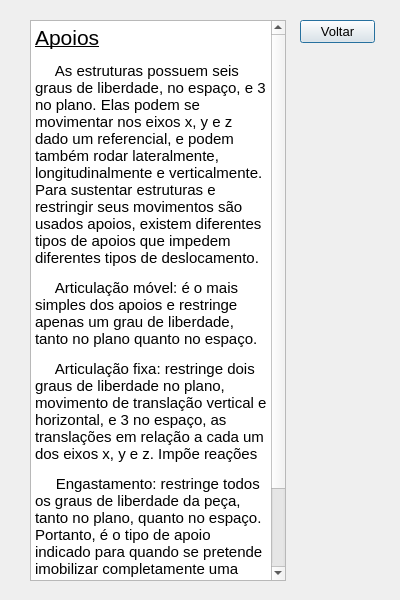
<?xml version="1.0" encoding="UTF-8"?>
<ui version="4.0">
 <class>Dialog</class>
 <widget class="QDialog" name="Dialog">
  <property name="geometry">
   <rect>
    <x>0</x>
    <y>0</y>
    <width>400</width>
    <height>600</height>
   </rect>
  </property>
  <property name="windowTitle">
   <string>Apoios</string>
  </property>
  <widget class="QTextBrowser" name="textBrowser">
   <property name="geometry">
    <rect>
     <x>30</x>
     <y>20</y>
     <width>256</width>
     <height>561</height>
    </rect>
   </property>
   <property name="html">
    <string>&lt;!DOCTYPE HTML PUBLIC &quot;-//W3C//DTD HTML 4.0//EN&quot; &quot;http://www.w3.org/TR/REC-html40/strict.dtd&quot;&gt;
&lt;html&gt;&lt;head&gt;&lt;meta name=&quot;qrichtext&quot; content=&quot;1&quot; /&gt;&lt;style type=&quot;text/css&quot;&gt;
p, li { white-space: pre-wrap; }
&lt;/style&gt;&lt;/head&gt;&lt;body style=&quot; font-family:'MS Shell Dlg 2'; font-size:8.25pt; font-weight:400; font-style:normal;&quot;&gt;
&lt;p style=&quot; margin-top:12px; margin-bottom:12px; margin-left:0px; margin-right:0px; -qt-block-indent:0; text-indent:0px;&quot;&gt;&lt;span style=&quot; font-size:16pt; text-decoration: underline;&quot;&gt;Apoios&lt;/span&gt;&lt;/p&gt;
&lt;p style=&quot; margin-top:12px; margin-bottom:12px; margin-left:0px; margin-right:0px; -qt-block-indent:0; text-indent:0px;&quot;&gt;&lt;span style=&quot; font-family:'Arial'; font-size:11pt; color:#000000; background-color:transparent;&quot;&gt;     As estruturas possuem seis graus de liberdade, no espaço, e 3 no plano. Elas podem se movimentar nos eixos x, y e z dado um referencial, e podem também rodar lateralmente, longitudinalmente e verticalmente. Para sustentar estruturas e restringir seus movimentos são usados apoios, existem diferentes tipos de apoios que impedem diferentes tipos de deslocamento.&lt;/span&gt;&lt;/p&gt;
&lt;p style=&quot; margin-top:12px; margin-bottom:12px; margin-left:0px; margin-right:0px; -qt-block-indent:0; text-indent:0px;&quot;&gt;&lt;span style=&quot; font-family:'Arial'; font-size:11pt; color:#000000; background-color:transparent;&quot;&gt;     Articulação móvel: é o mais simples dos apoios e restringe apenas um grau de liberdade, tanto no plano quanto no espaço. &lt;/span&gt;&lt;/p&gt;
&lt;p align=&quot;center&quot; style=&quot; margin-top:12px; margin-bottom:12px; margin-left:0px; margin-right:0px; -qt-block-indent:0; text-indent:0px;&quot;&gt;&lt;img src=&quot;:/images/articulaçãoMovel.png&quot; /&gt;&lt;/p&gt;
&lt;p style=&quot; margin-top:12px; margin-bottom:12px; margin-left:0px; margin-right:0px; -qt-block-indent:0; text-indent:0px;&quot;&gt;&lt;span style=&quot; font-family:'Arial'; font-size:11pt; color:#000000; background-color:transparent;&quot;&gt;     Articulação fixa: restringe dois graus de liberdade no plano, movimento de translação vertical e horizontal, e 3 no espaço, as translações em relação a cada um dos eixos x, y e z. Impõe reações &lt;/span&gt;&lt;/p&gt;
&lt;p align=&quot;center&quot; style=&quot; margin-top:12px; margin-bottom:12px; margin-left:0px; margin-right:0px; -qt-block-indent:0; text-indent:0px;&quot;&gt;&lt;img src=&quot;:/images/articulaçãofixa.png&quot; /&gt;&lt;/p&gt;
&lt;p style=&quot; margin-top:12px; margin-bottom:12px; margin-left:0px; margin-right:0px; -qt-block-indent:0; text-indent:0px;&quot;&gt;&lt;span style=&quot; font-family:'Arial'; font-size:11pt; color:#000000; background-color:transparent;&quot;&gt;     Engastamento: restringe todos os graus de liberdade da peça, tanto no plano, quanto no espaço. Portanto, é o tipo de apoio indicado para quando se pretende imobilizar completamente uma peça&lt;/span&gt;&lt;/p&gt;
&lt;p align=&quot;center&quot; style=&quot; margin-top:12px; margin-bottom:12px; margin-left:0px; margin-right:0px; -qt-block-indent:0; text-indent:0px;&quot;&gt;&lt;img src=&quot;:/images/engastamento.png&quot; /&gt;&lt;/p&gt;
&lt;p style=&quot; margin-top:12px; margin-bottom:12px; margin-left:0px; margin-right:0px; -qt-block-indent:0; text-indent:0px;&quot;&gt;&lt;br /&gt;&lt;/p&gt;
&lt;p style=&quot; margin-top:12px; margin-bottom:12px; margin-left:0px; margin-right:0px; -qt-block-indent:0; text-indent:0px;&quot;&gt;&lt;br /&gt;&lt;/p&gt;&lt;/body&gt;&lt;/html&gt;</string>
   </property>
  </widget>
  <widget class="QPushButton" name="pushButton">
   <property name="geometry">
    <rect>
     <x>300</x>
     <y>20</y>
     <width>75</width>
     <height>23</height>
    </rect>
   </property>
   <property name="font">
    <font>
     <pointsize>10</pointsize>
    </font>
   </property>
   <property name="text">
    <string>Voltar</string>
   </property>
  </widget>
  <widget class="QLabel" name="label">
   <property name="geometry">
    <rect>
     <x>0</x>
     <y>0</y>
     <width>400</width>
     <height>600</height>
    </rect>
   </property>
   <property name="text">
    <string/>
   </property>
   <property name="pixmap">
    <pixmap resource="resources/resources.qrc">:/images/apoios_equilibrio.jpg</pixmap>
   </property>
  </widget>
  <zorder>label</zorder>
  <zorder>textBrowser</zorder>
  <zorder>pushButton</zorder>
 </widget>
 <resources>
  <include location="resources/resources.qrc"/>
 </resources>
 <connections>
  <connection>
   <sender>pushButton</sender>
   <signal>clicked()</signal>
   <receiver>Dialog</receiver>
   <slot>close()</slot>
   <hints>
    <hint type="sourcelabel">
     <x>337</x>
     <y>31</y>
    </hint>
    <hint type="destinationlabel">
     <x>199</x>
     <y>299</y>
    </hint>
   </hints>
  </connection>
 </connections>
</ui>
